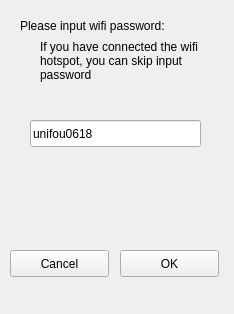
<?xml version="1.0" encoding="UTF-8"?>
<ui version="4.0">
 <class>passwdinput</class>
 <widget class="QWidget" name="passwdinput">
  <property name="geometry">
   <rect>
    <x>0</x>
    <y>0</y>
    <width>234</width>
    <height>314</height>
   </rect>
  </property>
  <property name="windowTitle">
   <string>Form</string>
  </property>
  <widget class="QLabel" name="label">
   <property name="geometry">
    <rect>
     <x>20</x>
     <y>10</y>
     <width>201</width>
     <height>31</height>
    </rect>
   </property>
   <property name="text">
    <string>Please input wifi password:</string>
   </property>
  </widget>
  <widget class="QPushButton" name="pushButton">
   <property name="geometry">
    <rect>
     <x>10</x>
     <y>250</y>
     <width>99</width>
     <height>27</height>
    </rect>
   </property>
   <property name="text">
    <string>Cancel</string>
   </property>
  </widget>
  <widget class="QPushButton" name="pushButton_2">
   <property name="geometry">
    <rect>
     <x>120</x>
     <y>250</y>
     <width>99</width>
     <height>27</height>
    </rect>
   </property>
   <property name="text">
    <string>OK</string>
   </property>
  </widget>
  <widget class="QLineEdit" name="lineEdit">
   <property name="geometry">
    <rect>
     <x>30</x>
     <y>120</y>
     <width>171</width>
     <height>27</height>
    </rect>
   </property>
   <property name="text">
    <string>unifou0618</string>
   </property>
   <property name="maxLength">
    <number>32</number>
   </property>
   <property name="echoMode">
    <enum>QLineEdit::Normal</enum>
   </property>
  </widget>
  <widget class="QLabel" name="label_2">
   <property name="geometry">
    <rect>
     <x>40</x>
     <y>30</y>
     <width>171</width>
     <height>61</height>
    </rect>
   </property>
   <property name="lineWidth">
    <number>1</number>
   </property>
   <property name="text">
    <string>If you have connected the wifi hotspot, you can skip input password</string>
   </property>
   <property name="wordWrap">
    <bool>true</bool>
   </property>
  </widget>
 </widget>
 <resources/>
 <connections/>
</ui>
